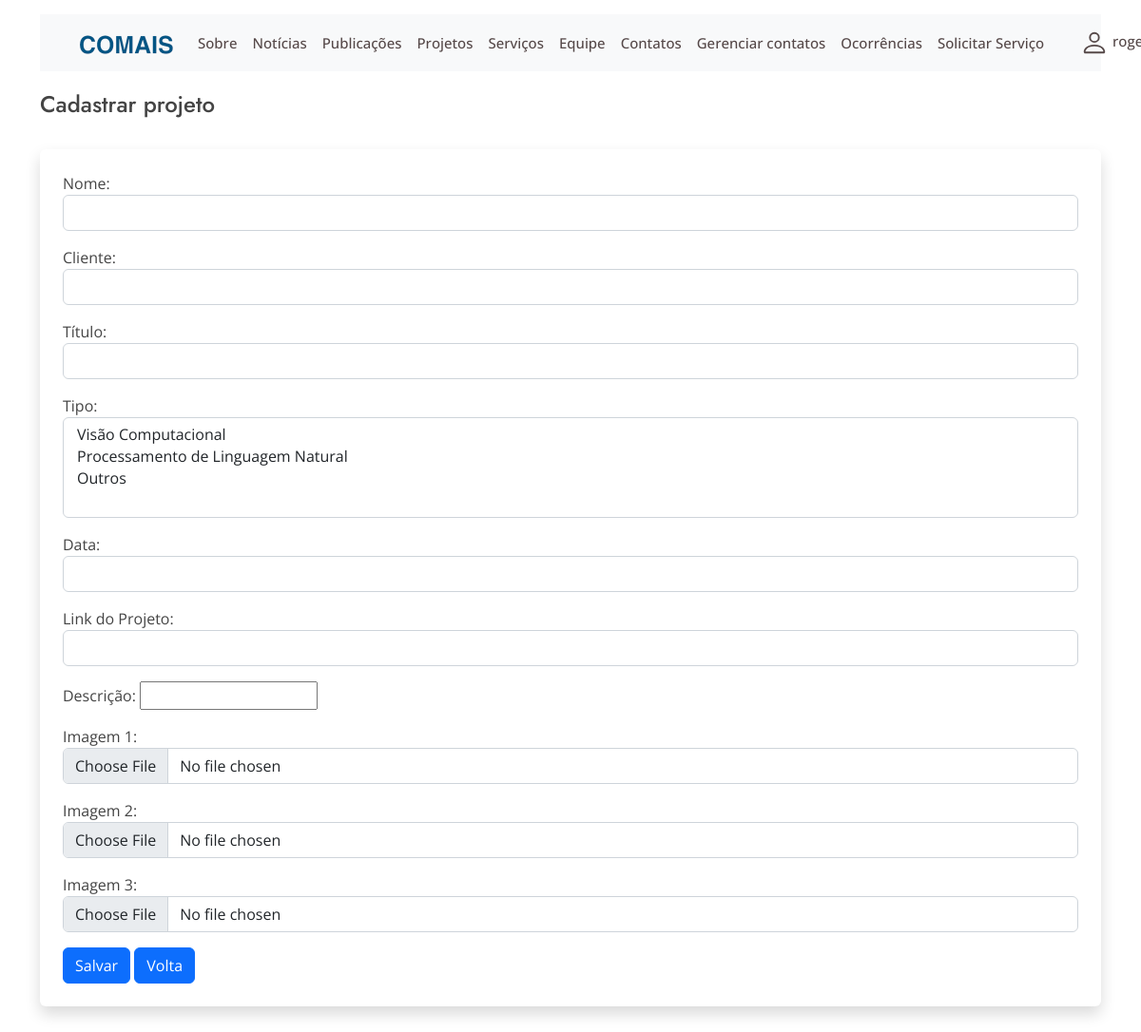
Before: /cadastrar_projeto (signed in) with the older database file.
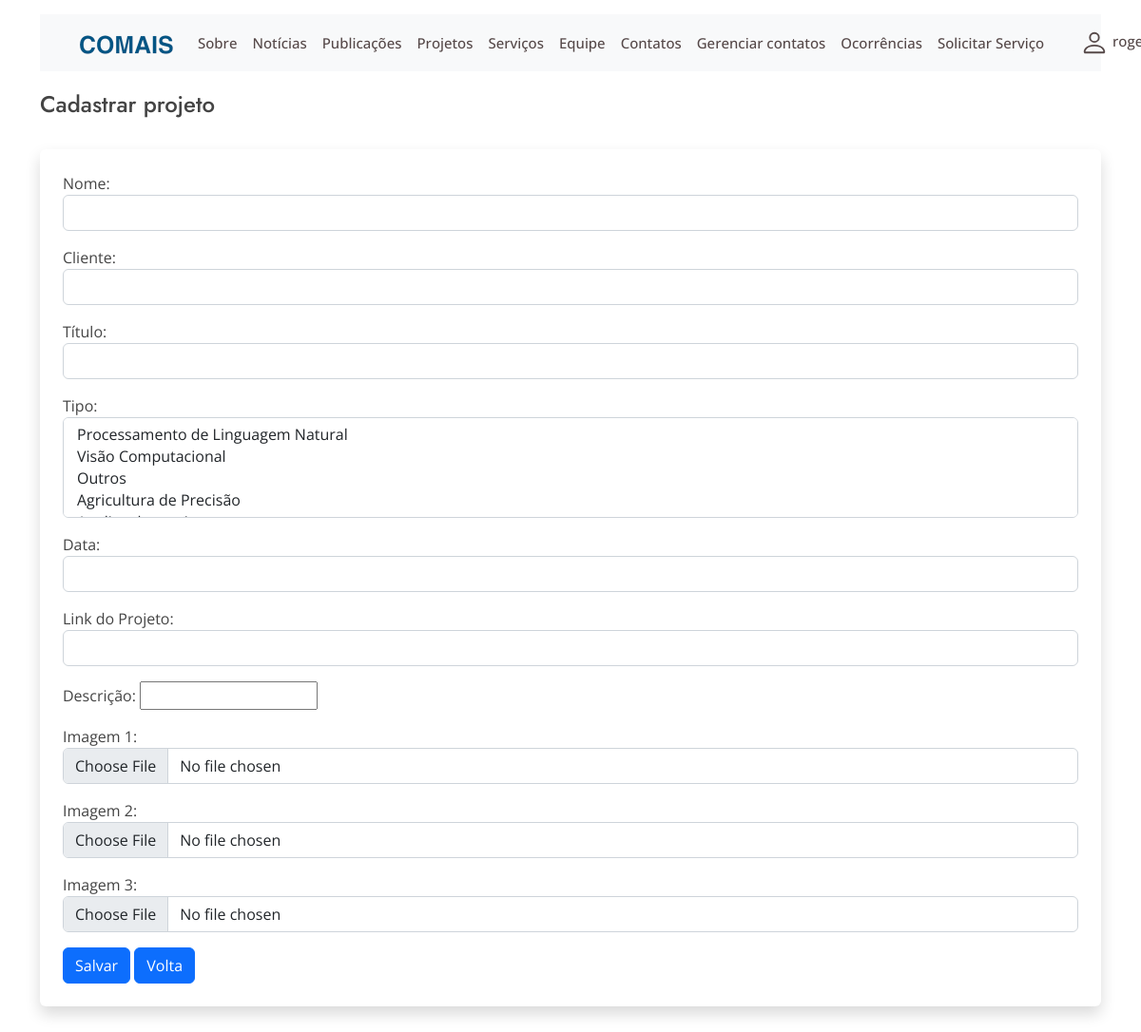
After: the same page with the newer database file.
### website/models.py (models this page shows)
class TipoProjeto(models.Model):
    type = models.CharField(max_length=100)
    filter = models.CharField(max_length=30, blank=True, null=True, default='.filter-outros')
    def __str__(self) :
        return self.type

### website/views.py (the view)
# urls.py: path('cadastrar_projeto', views.cadastrar_projeto, name='cadastrar-projeto'),
@login_required
def cadastrar_projeto(request):
    submitted = False
    if request.method == 'POST':
      form = ProjetoForm(request.POST,request.FILES)
      form.instance.user = request.user
      if form.is_valid():
            form.save(commit=False)
            form.user = request.user
            form.save()
            messages.success(request, 'Projeto salvo com sucesso!')
            return HttpResponseRedirect('/cadastrar_projeto?submitted=True')
    else:
        form = ProjetoForm()
        if 'submitted' in request.GET:
            submitted = True
    return render(request,'cadastrar_projeto.html', {'form':form, 'submitted':submitted})

### website/templates/cadastrar_projeto.html (shortened to what this page needs)
{% extends 'base2.html' %}
    {% block content %}
        <h4 class= "page-title">
            Cadastrar projeto
        </h4>
        <br/>
        <div class=" shadow p-4 mb-5 bg-body rounded">
            <form method=POST enctype="multipart/form-data">
                    {{form.as_p}}
                    <input type="submit" value="Salvar" class="btn btn-primary">
                    <a class="btn btn-primary" href={% url 'gerencia-projetos'%}>Volta</a>
                </form>
        </div>
    {% endblock %}

Changed rows visible on the page:
changed TipoProjeto: type "Visão Computacional / Processamento de Linguagem Natural / Outros" → "Processamento de Linguagem Natural / Visão Computacional / Outros / Agricultura de Precisão"
